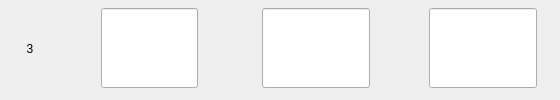
                    <widget class="QWidget" name="widget_19" native="true">
                     <property name="styleSheet">
                      <string notr="true">#widget_19
{
	border: none;
	border-bottom: 1px solid #ffffff;
}</string>
                     </property>
                     <layout class="QHBoxLayout" name="horizontalLayout_14" stretch="0,1,1,1">
                      <property name="spacing">
                       <number>12</number>
                      </property>
                      <property name="leftMargin">
                       <number>0</number>
                      </property>
                      <property name="topMargin">
                       <number>0</number>
                      </property>
                      <property name="rightMargin">
                       <number>0</number>
                      </property>
                      <property name="bottomMargin">
                       <number>3</number>
                      </property>
                      <item>
                       <widget class="QLabel" name="label_27">
                        <property name="minimumSize">
                         <size>
                          <width>60</width>
                          <height>0</height>
                         </size>
                        </property>
                        <property name="maximumSize">
                         <size>
                          <width>60</width>
                          <height>16777215</height>
                         </size>
                        </property>
                        <property name="text">
                         <string>3</string>
                        </property>
                        <property name="alignment">
                         <set>Qt::AlignCenter</set>
                        </property>
                       </widget>
                      </item>
                      <item>
                       <widget class="QWidget" name="widget_20" native="true">
                        <layout class="QHBoxLayout" name="horizontalLayout_15">
                         <property name="spacing">
                          <number>0</number>
                         </property>
                         <property name="leftMargin">
                          <number>0</number>
                         </property>
                         <property name="topMargin">
                          <number>0</number>
                         </property>
                         <property name="rightMargin">
                          <number>0</number>
                         </property>
                         <property name="bottomMargin">
                          <number>0</number>
                         </property>
                         <item>
                          <spacer name="horizontalSpacer_15">
                           <property name="orientation">
                            <enum>Qt::Horizontal</enum>
                           </property>
                           <property name="sizeHint" stdset="0">
                            <size>
                             <width>40</width>
                             <height>20</height>
                            </size>
                           </property>
                          </spacer>
                         </item>
                         <item>
                          <widget class="QLineEdit" name="lblHCD3">
                           <property name="sizePolicy">
                            <sizepolicy hsizetype="Expanding" vsizetype="Preferred">
                             <horstretch>0</horstretch>
                             <verstretch>0</verstretch>
                            </sizepolicy>
                           </property>
                           <property name="maximumSize">
                            <size>
                             <width>200</width>
                             <height>80</height>
                            </size>
                           </property>
                           <property name="alignment">
                            <set>Qt::AlignCenter</set>
                           </property>
                          </widget>
                         </item>
                         <item>
                          <spacer name="horizontalSpacer_16">
                           <property name="orientation">
                            <enum>Qt::Horizontal</enum>
                           </property>
                           <property name="sizeHint" stdset="0">
                            <size>
                             <width>40</width>
                             <height>20</height>
                            </size>
                           </property>
                          </spacer>
                         </item>
                        </layout>
                       </widget>
                      </item>
                      <item>
                       <widget class="QWidget" name="widget_21" native="true">
                        <layout class="QHBoxLayout" name="horizontalLayout_16">
                         <property name="spacing">
                          <number>0</number>
                         </property>
                         <property name="leftMargin">
                          <number>0</number>
                         </property>
                         <property name="topMargin">
                          <number>0</number>
                         </property>
                         <property name="rightMargin">
                          <number>0</number>
                         </property>
                         <property name="bottomMargin">
                          <number>0</number>
                         </property>
                         <item>
                          <spacer name="horizontalSpacer_17">
                           <property name="orientation">
                            <enum>Qt::Horizontal</enum>
                           </property>
                           <property name="sizeHint" stdset="0">
                            <size>
                             <width>15</width>
                             <height>20</height>
                            </size>
                           </property>
                          </spacer>
                         </item>
                         <item>
                          <widget class="QLineEdit" name="lblFreq3">
                           <property name="sizePolicy">
                            <sizepolicy hsizetype="Expanding" vsizetype="Preferred">
                             <horstretch>0</horstretch>
                             <verstretch>0</verstretch>
                            </sizepolicy>
                           </property>
                           <property name="maximumSize">
                            <size>
                             <width>200</width>
                             <height>80</height>
                            </size>
                           </property>
                           <property name="alignment">
                            <set>Qt::AlignCenter</set>
                           </property>
                          </widget>
                         </item>
                         <item>
                          <spacer name="horizontalSpacer_18">
                           <property name="orientation">
                            <enum>Qt::Horizontal</enum>
                           </property>
                           <property name="sizeHint" stdset="0">
                            <size>
                             <width>15</width>
                             <height>20</height>
                            </size>
                           </property>
                          </spacer>
                         </item>
                        </layout>
                       </widget>
                      </item>
                      <item>
                       <widget class="QWidget" name="widget_22" native="true">
                        <layout class="QHBoxLayout" name="horizontalLayout_17">
                         <property name="spacing">
                          <number>0</number>
                         </property>
                         <property name="leftMargin">
                          <number>0</number>
                         </property>
                         <property name="topMargin">
                          <number>0</number>
                         </property>
                         <property name="rightMargin">
                          <number>0</number>
                         </property>
                         <property name="bottomMargin">
                          <number>0</number>
                         </property>
                         <item>
                          <spacer name="horizontalSpacer_19">
                           <property name="orientation">
                            <enum>Qt::Horizontal</enum>
                           </property>
                           <property name="sizeHint" stdset="0">
                            <size>
                             <width>15</width>
                             <height>20</height>
                            </size>
                           </property>
                          </spacer>
                         </item>
                         <item>
                          <widget class="QLineEdit" name="lblDelay3">
                           <property name="sizePolicy">
                            <sizepolicy hsizetype="Expanding" vsizetype="Preferred">
                             <horstretch>0</horstretch>
                             <verstretch>0</verstretch>
                            </sizepolicy>
                           </property>
                           <property name="maximumSize">
                            <size>
                             <width>200</width>
                             <height>80</height>
                            </size>
                           </property>
                           <property name="alignment">
                            <set>Qt::AlignCenter</set>
                           </property>
                          </widget>
                         </item>
                         <item>
                          <spacer name="horizontalSpacer_20">
                           <property name="orientation">
                            <enum>Qt::Horizontal</enum>
                           </property>
                           <property name="sizeHint" stdset="0">
                            <size>
                             <width>15</width>
                             <height>20</height>
                            </size>
                           </property>
                          </spacer>
                         </item>
                        </layout>
                       </widget>
                      </item>
                     </layout>
                    </widget>
